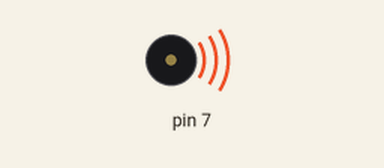
Simulated run of this sketch. Board: Arduino Uno, built with avr-gcc and run on an emulated ATmega328P. Shown: buzzer (waves = sounding).

Above: at 0.09 s.
At 16.74 s:
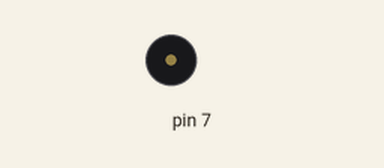
Timing chart, 0 to 17.0 s (numbered marks = the images above):
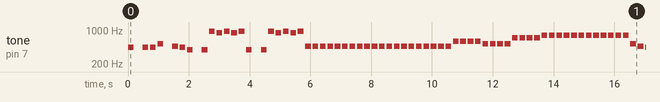

The sketch:

sketch_dec03a_coffin_tone.ino
```cpp
#define NOTE_B0  31
#define NOTE_C1  33
#define NOTE_CS1 35
#define NOTE_D1  37
#define NOTE_DS1 39
#define NOTE_E1  41
#define NOTE_F1  44
#define NOTE_FS1 46
#define NOTE_G1  49
#define NOTE_GS1 52
#define NOTE_A1  55
#define NOTE_AS1 58
#define NOTE_B1  62
#define NOTE_C2  65
#define NOTE_CS2 69
#define NOTE_D2  73
#define NOTE_DS2 78
#define NOTE_E2  82
#define NOTE_F2  87
#define NOTE_FS2 93
#define NOTE_G2  98
#define NOTE_GS2 104
#define NOTE_A2  110
#define NOTE_AS2 117
#define NOTE_B2  123
#define NOTE_C3  131
#define NOTE_CS3 139
#define NOTE_D3  147
#define NOTE_DS3 156
#define NOTE_E3  165
#define NOTE_F3  175
#define NOTE_FS3 185
#define NOTE_G3  196
#define NOTE_GS3 208
#define NOTE_A3  220
#define NOTE_AS3 233
#define NOTE_B3  247
#define NOTE_C4  262
#define NOTE_CS4 277
#define NOTE_D4  294
#define NOTE_DS4 311
#define NOTE_E4  330
#define NOTE_F4  349
#define NOTE_FS4 370
#define NOTE_G4  392
#define NOTE_GS4 415
#define NOTE_A4  440
#define NOTE_AS4 466
#define NOTE_B4  494
#define NOTE_C5  523
#define NOTE_CS5 554
#define NOTE_D5  587
#define NOTE_DS5 622
#define NOTE_E5  659
#define NOTE_F5  698
#define NOTE_FS5 740
#define NOTE_G5  784
#define NOTE_GS5 831
#define NOTE_A5  880
#define NOTE_AS5 932
#define NOTE_B5  988
#define NOTE_C6  1047
#define NOTE_CS6 1109
#define NOTE_D6  1175
#define NOTE_DS6 1245
#define NOTE_E6  1319
#define NOTE_F6  1397
#define NOTE_FS6 1480
#define NOTE_G6  1568
#define NOTE_GS6 1661
#define NOTE_A6  1760
#define NOTE_AS6 1865
#define NOTE_B6  1976
#define NOTE_C7  2093
#define NOTE_CS7 2217
#define NOTE_D7  2349
#define NOTE_DS7 2489
#define NOTE_E7  2637
#define NOTE_F7  2794
#define NOTE_FS7 2960
#define NOTE_G7  3136
#define NOTE_GS7 3322
#define NOTE_A7  3520
#define NOTE_AS7 3729
#define NOTE_B7  3951
#define NOTE_C8  4186
#define NOTE_CS8 4435
#define NOTE_D8  4699
#define NOTE_DS8 4978"
int melody[] = {
  NOTE_A4, 0, NOTE_A4, NOTE_A4,
  NOTE_C5, 0, NOTE_AS4, NOTE_A4,
  NOTE_G4,0, NOTE_G4, NOTE_AS5,
  NOTE_A5, NOTE_AS5, NOTE_A5, NOTE_AS5,
  NOTE_G4,0, NOTE_G4, NOTE_AS5,
  NOTE_A5, NOTE_AS5, NOTE_A5, NOTE_AS5,
  NOTE_AS4, NOTE_AS4, NOTE_AS4, NOTE_AS4,
  NOTE_AS4, NOTE_AS4, NOTE_AS4, NOTE_AS4,
  NOTE_AS4, NOTE_AS4, NOTE_AS4, NOTE_AS4,
  NOTE_AS4, NOTE_AS4, NOTE_AS4, NOTE_AS4,
  NOTE_AS4, NOTE_AS4, NOTE_AS4, NOTE_AS4,
  NOTE_D5, NOTE_D5, NOTE_D5, NOTE_D5,
  NOTE_C5, NOTE_C5, NOTE_C5, NOTE_C5,
  NOTE_F5, NOTE_F5, NOTE_F5, NOTE_F5,
  NOTE_G5, NOTE_G5, NOTE_G5, NOTE_G5,
  NOTE_G5, NOTE_G5, NOTE_G5, NOTE_G5,
  NOTE_G5, NOTE_G5, NOTE_G5, NOTE_G5,
  NOTE_C5, NOTE_AS4, NOTE_A4, NOTE_F4,
  NOTE_G4, 0, NOTE_G4, NOTE_D5,
  NOTE_C5, 0, NOTE_AS4, 0,
  NOTE_A4, 0, NOTE_A4, NOTE_A4,
  NOTE_C5, 0, NOTE_AS4, NOTE_A4,
  NOTE_G4,0, NOTE_G4, NOTE_AS5,
  NOTE_A5, NOTE_AS5, NOTE_A5, NOTE_AS5,
  NOTE_G4,0, NOTE_G4, NOTE_AS5,
  NOTE_A5, NOTE_AS5, NOTE_A5, NOTE_AS5,
  NOTE_G4, 0, NOTE_G4, NOTE_D5,
  NOTE_C5, 0, NOTE_AS4, 0,
  NOTE_A4, 0, NOTE_A4, NOTE_A4,
  NOTE_C5, 0, NOTE_AS4, NOTE_A4,
  NOTE_G4,0, NOTE_G4, NOTE_AS5,
  NOTE_A5, NOTE_AS5, NOTE_A5, NOTE_AS5,
  NOTE_G4,0, NOTE_G4, NOTE_AS5,
  NOTE_A5, NOTE_AS5, NOTE_A5, NOTE_AS5
 };
// note durations: 4 = quarter note, 8 = eighth note, etc.:
int noteDurations[] = {
  4,4,4,4,
  4,4,4,4,
  4,4,4,4,
  4,4,4,4,
  4,4,4,4,
  4,4,4,4,
  4,4,4,4,
  4,4,4,4,
  4,4,4,4,
  4,4,4,4,
  4,4,4,4,
  4,4,4,4,
  4,4,4,4,
  4,4,4,4,
  4,4,4,4,
  4,4,4,4,
  4,4,4,4,
  4,4,4,4,
  4,4,4,4,
  4,4,4,4,
  4,4,4,4,
  4,4,4,4,
  4,4,4,4,
  4,4,4,4,
  4,4,4,4,
  4,4,4,4,
  4,4,4,4,
  4,4,4,4,
  4,4,4,4,
  4,4,4,4,
  4,4,4,4,
  4,4,4,4,
  4,4,4,4,
  };
void setup() {

}
void loop() {
  for (int thisNote = 0; thisNote < 112; thisNote++) {
    int noteDuration = 750 / noteDurations[thisNote];
    tone(7, melody[thisNote], noteDuration);
    int pauseBetweenNotes = noteDuration * 1.30;
    delay(pauseBetweenNotes);

    noTone(7);
  }
}
```

Measured:
- by itself, tone on pin 7: plays 440 Hz for 0.19 s, 440 Hz for 0.19 s, 440 Hz for 0.19 s, 523 Hz for 0.19 s, 466 Hz for 0.19 s, 440 Hz for 0.19 s … (470 notes in this stretch)
